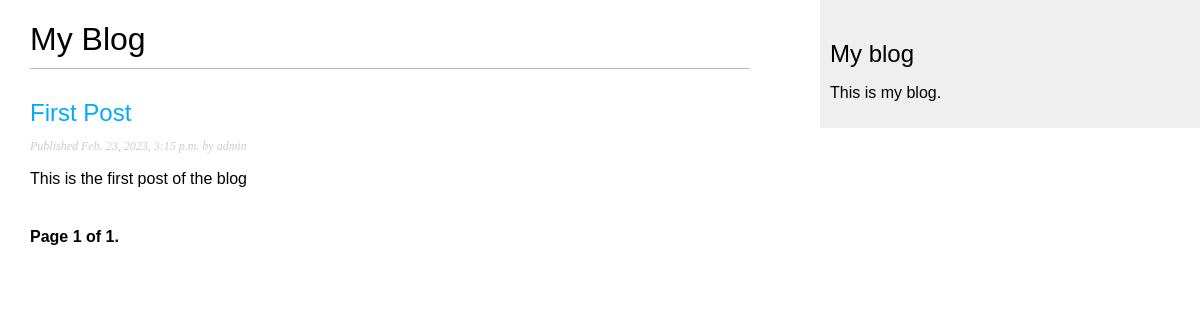
The page /blog/ on the database as committed earlier.
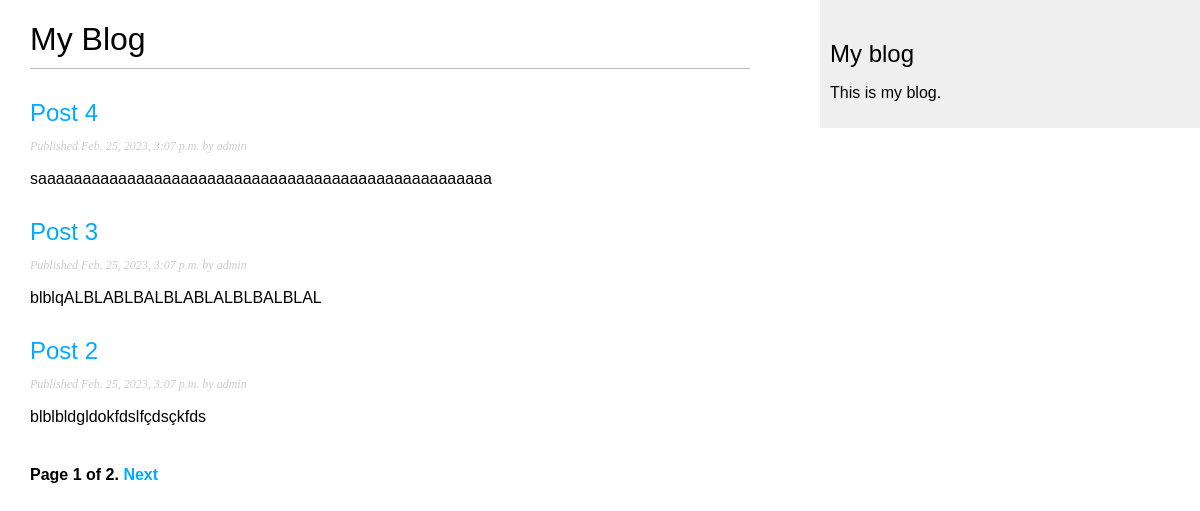
The same page on the database as committed later.
### blog/models.py (models this page shows, shortened)
class Post(models.Model):
    class Status(models.TextChoices):
        DRAFT = 'DF', 'Draft'
        PUBLISHED = 'PB', 'Published'
    title = models.CharField(max_length=250)
    slug = models.SlugField(max_length=250, unique_for_date='publish')
    author = models.ForeignKey(User,
                               on_delete=models.CASCADE,
                               related_name='blog_posts')
    body = models.TextField()
    publish = models.DateTimeField(default=timezone.now)
    created = models.DateTimeField(auto_now_add=True)
    updated = models.DateTimeField(auto_now=True)
    status = models.CharField(max_length=2,
                              choices=Status.choices,
                              default=Status.DRAFT)
    objects = models.Manager()
    published = PublishedManager()
    class Meta:
        ordering = ['-publish']
        indexes = [models.Index(fields=['-publish'])]
    def get_absolute_url(self):
        return reverse("blog:post_detail", args=[self.publish.year,
                                                 self.publish.month,
                                                 self.publish.day,
                                                 self.slug])

### blog/views.py (the view)
# urls.py: path('', views.PostListView.as_view(), name='post_list'),
class PostListView(ListView):
    queryset = Post.published.all()
    context_object_name = 'posts'
    paginate_by = 3
    template_name = 'blog/post/list.html'

### blog/templates/blog/post/list.html (shortened to what this page needs)
{% extends 'blog/base.html' %}
{% block content %}
    <h1>My Blog</h1>
    {% for post in posts %}
        <h2>
            <a href="{{ post.get_absolute_url }}">
                {{ post.title }}
            </a>
        </h2>
        <p class="date">
            Published {{post.publish}} by {{ post.author }}
        </p>
        {{ post.body|truncatewords:30|linebreaks }}
    {% endfor %}
    {% include "pagination.html" with page=page_obj %}
{% endblock content %}

### blog/templates/blog/base.html (shortened to what this page needs)
{% load static %}
<!DOCTYPE html>
<html lang="en">
<head>
    <link rel="stylesheet" href="{% static 'css/blog.css' %}">
</head>
<body>
    <div id="content">
        {% block content %}
        {% endblock %}
    </div>
    <div id="sidebar">
        <h2>My blog</h2>
        <p>This is my blog.</p>
    </div>
</body>
</html>

### blog/templates/pagination.html (shortened to what this page needs)
<div class="pagination">
    <span class="step-links">
        <span class="current">
            Page {{ page.number }} of {{ page.paginator.num_pages }}.
        </span>
        {% if page.has_next %}
            <a href="?page={{ page.next_page_number }}">
                Next
            </a>
        {% endif %}
    </span>
</div>

### blog/static/css/blog.css (style rules this page uses)
body { margin: 0; padding: 0; font-family: helvetica, sans-serif; }
a { color: #00abff; text-decoration: none; }
h1 { font-weight: normal; border-bottom: 1px solid #bbb; padding: 0 0 10px 0; }
h2 { font-weight: normal; margin: 30px 0 0; }
#content { float: left; width: 60%; padding: 0 0 0 30px; }
#sidebar { float: right; width: 30%; padding: 10px; background: #efefef; height: 100%; }
p.date { color: #ccc; font-family: georgia, serif; font-size: 12px; font-style: italic; }
.pagination { margin: 40px 0; font-weight: bold; }

Rows that differ between the two databases and show on the page:
no longer on this page (row unchanged): Post: title "First Post", publish "Feb. 23, 2023, 3:15 p.m.", author "admin", body "This is the first post of the blog"
added Post: title "Post 4", publish "Feb. 25, 2023, 3:07 p.m.", author "admin", body "saaaaaaaaaaaaaaaaaaaaaaaaaaaaaaaaaaaaaaaaaaaaaaaaaaa"
added Post: title "Post 3", publish "Feb. 25, 2023, 3:07 p.m.", author "admin", body "blblqALBLABLBALBLABLALBLBALBLAL"
added Post: title "Post 2", publish "Feb. 25, 2023, 3:07 p.m.", author "admin", body "blblbldgldokfdslfçdsçkfds"
Other text that changed with them:
{{ page.paginator.num_pages }}: "1" → "2"
text now shown: "Next"
